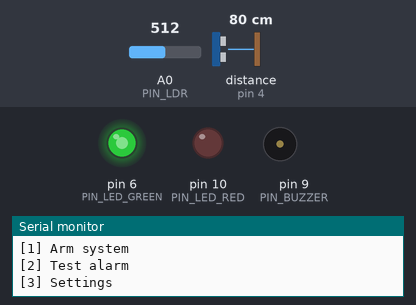
A sketch run on a simulated Arduino Uno, built with avr-gcc and run on an emulated ATmega328P. Shown: output pins drawn as LEDs (lit = HIGH), buzzer (waves = sounding), the last lines printed to the serial monitor. Wiring (inferred from the names in the program): ultrasonic range finder: trigger pin 7; echo pin 4. Dashed ring = blinking. Inputs (shaded band) come from the test bench; at power-on: A0 (PIN_LDR) = 512, distance to the obstacle (sensor on pin 4) 80 cm. The echo pulse lasts 58.3 µs per cm; pins used as bus, display or sensor lines are not drawn.

Above: at 1.2 s.
1.3 s: A0 (PIN_LDR) set to 412
3.6 s: A0 (PIN_LDR) set to 384
At 3.72 s:
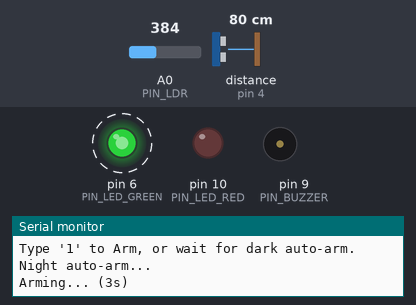
6.6 s: distance to the obstacle (sensor on pin 4) set to 71 cm
At 7.8 s:
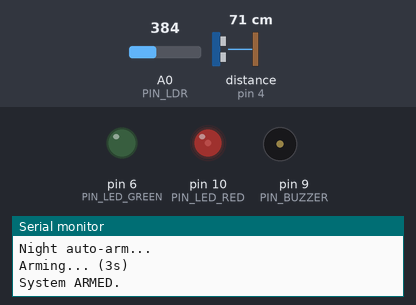
9.6 s: distance to the obstacle (sensor on pin 4) set to 61 cm
At 12.67 s:
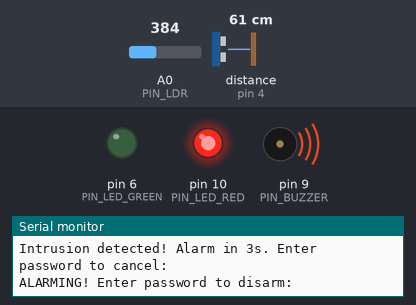
Timing chart, 0 to 19.6 s (numbered marks = the images above; inputs shaded):
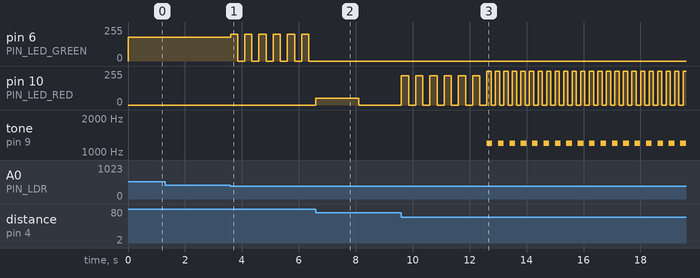

The sketch:

homework4.ino
```cpp
/* Homework #3 – Home Alarm System (Dual LED version, no EEPROM)

   This program implements a non-blocking home alarm system using an Arduino.
   It features two main operational modes, selectable via the 'RUN_TEST_MODE' constant:

   --- HARDWARE TEST MODE (RUN_TEST_MODE > 0) ---
   If 'RUN_TEST_MODE' is set to a value from 1 to 4, the main alarm logic in
   loop() is skipped. Instead, a specific, isolated hardware test is run.
   - 1: Test Red/Green LEDs (cycles Red, Green, Both)
   - 2: Test Buzzer (toggles on/off)
   - 3: Test Ultrasonic Sensor (prints distance to Serial)
   - 4: Test LDR Sensor (prints analog value to Serial)

   --- NORMAL ALARM FLOW (RUN_TEST_MODE = 0) ---
   (Flow is identical to the RGB version, but using separate LEDs)
   1. Startup & Baseline: 'DISARMED' (solid green LED).
   2. Idle (DISARMED): Waits for commands or night auto-arm (LDR).
   3. Arming: 'ARMING' (fast green blink) for 3s.
   4. Active (ARMED): 'ARMED' (slow red "heartbeat" pulse).
   5. Intrusion Pending: 'INTRUSION_PENDING' (fast red flash) for 3s.
   6. Alarming: 'ALARMING' (rapid red flash + buzzer) until disarmed.

   ── PIN MAP (UNO) ───────────────────────────────────────────────
   HC-SR04: TRIG → D7,  ECHO → D4
   RED LED: + → D10 (PWM) (via resistor) → GND
   GRN LED: + → D6 (PWM)  (via resistor) → GND
   BUZZER : + → D9,  − → GND
   LDR    : LDR leg1 → 5V, LDR leg2 → A0 and 10kΩ → GND
*/

#include <Arduino.h>

// --- Hardware Test Mode ---
// Set to 0 for normal alarm operation.
// Set to 1-4 to run a specific hardware test instead.
constexpr int RUN_TEST_MODE = 0;
// 1: Test Red/Green LEDs
// 2: Test Buzzer
// 3: Test Ultrasonic Sensor
// 4: Test LDR Sensor
// 5: easiest test on the planet

// --- Pins ---
constexpr uint8_t PIN_TRIG      = 7;
constexpr uint8_t PIN_ECHO      = 4;   //
constexpr uint8_t PIN_LED_RED   = 10;  // PWM (Timer1)
constexpr uint8_t PIN_LED_GREEN = 6;   // PWM (Timer0)
constexpr uint8_t PIN_BUZZER    = 9;   // tone output
constexpr uint8_t PIN_LDR       = A0;

// --- Runtime Settings ---
struct Settings {
  String   systemName      = "HomeAlarm";
  uint16_t ldrThreshold    = 400;    // ADC (0..1023). Below this value = dark
  float    ultrasonicDeltaCm = 15.0;   // movement tolerance from baseline
  uint16_t buzzerToneHz    = 1200;   // alarm tone
  String   password        = "12";
} cfg;

// --- State Machine & Timers ---
enum class State : uint8_t { DISARMED, ARMING, ARMED, INTRUSION_PENDING, ALARMING };
State state_ = State::DISARMED;

unsigned long nowMs = 0;
unsigned long tStateStart = 0; // When did we enter the current state?
const unsigned long ARMING_DELAY_MS = 3000;
const unsigned long ALARM_DELAY_MS  = 3000;

// Vars for ultrasonic baseline calibration
bool          baselineReady   = false;
float         baselineCm      = 0.0f;
unsigned long tBaselineStart  = 0;
const unsigned long BASELINE_WARMUP_MS = 2000; // Time to ignore readings at boot
const uint8_t       BASELINE_SAMPLES   = 25;   // Samples to average

// Vars for Serial Menu/UI
String lineBuf;
bool   inSettings       = false;
bool   awaitingPassword = false;
String pendingAction;          // What to do *after* password OK? e.g., "disarm", "setU", "change_pwd_*"

// Timers for non-blocking LED/Buzzer effects
unsigned long tBlink  = 0; bool ledBlink = false;
unsigned long tBuzzer = 0; bool buzzerOn = false;


// =================================================================
//                 --- HARDWARE TEST FUNCTIONS ---
// =================================================================

// Helper to set brightness of the two LEDs
static inline void ledWrite(uint8_t r, uint8_t g) {
  analogWrite(PIN_LED_RED, r);
  analogWrite(PIN_LED_GREEN, g);
}

static inline void ledsOff() { ledWrite(0,0); }

// TEST 1: Cycle through Red, Green, Both
void runTest_LEDs() {
  static unsigned long tLastLedChange = 0;
  static int ledTestState = 0; // 0=Red, 1=Green, 2=Both
  const unsigned long LED_TEST_INTERVAL = 1000;

  if (nowMs - tLastLedChange >= LED_TEST_INTERVAL) {
    tLastLedChange = nowMs;
    ledTestState = (ledTestState + 1) % 3;

    if (ledTestState == 0) {
      ledWrite(255, 0); Serial.println("TEST: RED");
    } else if (ledTestState == 1) {
      ledWrite(0, 255); Serial.println("TEST: GREEN");
    } else {
      ledWrite(255, 255); Serial.println("TEST: BOTH");
    }
  }
}

// TEST 2: Beep on and off
void runTest_Buzzer() {
  static unsigned long tLastBuzzerChange = 0;
  static bool isBuzzerTestOn = false;
  const unsigned long BUZZER_TEST_INTERVAL = 1500;

  // Need to define buzzer() here for the test, or move helpers up
  auto buzzer = [](bool on) {
    if (on) tone(PIN_BUZZER, cfg.buzzerToneHz);
    else    noTone(PIN_BUZZER);
  };

  if (nowMs - tLastBuzzerChange >= BUZZER_TEST_INTERVAL) {
    tLastBuzzerChange = nowMs;
    isBuzzerTestOn = !isBuzzerTestOn;
    buzzer(isBuzzerTestOn);
    Serial.println(isBuzzerTestOn ? "TEST: Buzzer ON" : "TEST: Buzzer OFF");
  }
}

void runTest_Easy(){
    digitalWrite(10, HIGH);  // red ON
  digitalWrite(6,  LOW);   // green OFF
  delay(700);

  digitalWrite(10, LOW);   // red OFF
  digitalWrite(6,  HIGH);  // green ON
  delay(700);

  digitalWrite(10, HIGH);  // both ON
  digitalWrite(6,  HIGH);
  delay(700);

  digitalWrite(10, LOW);   // both OFF
  digitalWrite(6,  LOW);
  delay(700);
}

// Read distance in cm. Returns NAN if pulseIn times out.
float readUltrasonicCm() {
  digitalWrite(PIN_TRIG, LOW);  delayMicroseconds(2);
  digitalWrite(PIN_TRIG, HIGH); delayMicroseconds(10);
  digitalWrite(PIN_TRIG, LOW);

  unsigned long us = pulseIn(PIN_ECHO, HIGH, 30000UL);
  if (us == 0) return NAN; // Timeout
  return (us * 0.0343f) / 2.0f;
}

// TEST 3: Read and print ultrasonic distance
void runTest_Ultrasonic() {
  static unsigned long tLastUltraRead = 0;
  const unsigned long ULTRA_TEST_INTERVAL = 500; // 0.5 sec

  if (nowMs - tLastUltraRead >= ULTRA_TEST_INTERVAL) {
    tLastUltraRead = nowMs;
    float dist = readUltrasonicCm();
    Serial.print("TEST: Ultrasonic (cm): ");
    if (isnan(dist)) {
      Serial.println("TIMEOUT");
    } else {
      Serial.println(dist, 2);
    }
  }
}

int readLDR() { return analogRead(PIN_LDR); }

// TEST 4: Read and print LDR value
void runTest_LDR() {
  static unsigned long tLastLdrRead = 0;
  const unsigned long LDR_TEST_INTERVAL = 500; // 0.5 sec

  if (nowMs - tLastLdrRead >= LDR_TEST_INTERVAL) {
    tLastLdrRead = nowMs;
    int ldrVal = readLDR();
    Serial.print("TEST: LDR (0-1023): ");
    Serial.println(ldrVal);
  }
}

// --- Helper Functions (for Normal Mode) ---

void buzzer(bool on) {
  if (on) tone(PIN_BUZZER, cfg.buzzerToneHz);
  else    noTone(PIN_BUZZER);
}

// Gathers baseline ultrasonic reading on startup.
void updateBaselineStartup() {
  if (baselineReady) return;
  if (tBaselineStart == 0) tBaselineStart = nowMs;

  static uint8_t n = 0;
  static float acc = 0.0f;

  // Wait for warmup period, then take samples
  if (nowMs - tBaselineStart >= BASELINE_WARMUP_MS && n < BASELINE_SAMPLES) {
    float d = readUltrasonicCm();
    if (!isnan(d)) { acc += d; n++; }

    // Got enough samples? Calculate average and flag as ready.
    if (n >= BASELINE_SAMPLES) {
      baselineCm = acc / n;
      baselineReady = true;
      Serial.print("[Init] Ultrasonic baseline (cm): ");
      Serial.println(baselineCm, 1);
      Serial.println("Type '1' to Arm, or wait for dark auto-arm.");
    }
  }
}

// Check if current reading is "different enough" from baseline
bool intrusionDetected() {
  float d = readUltrasonicCm();
  bool moved = (!isnan(d)) && (fabs(d - baselineCm) >= cfg.ultrasonicDeltaCm);
  return moved;
}

// --- State Transition Functions ---
// (These functions run *once* when changing state)

void go(State s) { state_ = s; tStateStart = nowMs; }

void enterDisarmed() {
  go(State::DISARMED);
  buzzer(false);
  ledWrite(0, 180); // solid green
  Serial.println("System DISARMED.");
}

void enterArming() {
  go(State::ARMING);
  Serial.println("Arming... (3s)");
}

void enterArmed() {
  go(State::ARMED);
  ledsOff(); // LED off, will be pulsed by 'heartbeat' in loop()
  Serial.println("System ARMED.");
}

void enterIntrusionPending() {
  go(State::INTRUSION_PENDING);
  Serial.println("Intrusion detected! Alarm in 3s. Enter password to cancel:");
  awaitingPassword = true; pendingAction = "abort_alarm";
}

void enterAlarming() {
  go(State::ALARMING);
  Serial.println("ALARMING! Enter password to disarm:");
}

// --- Password Handling ---

void promptPassword(const String& actionTag) {
  awaitingPassword = true;
  pendingAction = actionTag;
  Serial.print("Enter password: ");
}

// This runs when user hits ENTER and we were waiting for a password
void handlePasswordIfAny(const String& pwd) {
  if (!awaitingPassword) return;
  awaitingPassword = false;

  if (pwd == cfg.password) {
    // Check what we were trying to do
    if (pendingAction == "disarm") {
      Serial.println("OK. Disarming.");
      enterDisarmed();
    } else if (pendingAction == "abort_alarm") {
      Serial.println("OK. Alarm canceled.");
      enterDisarmed();
    } else if (pendingAction == "change_pwd_old_ok") {
      Serial.println("OK. Enter NEW password:");
      awaitingPassword = true; // Ask for *another* line
      pendingAction = "change_pwd_new";
    } else if (pendingAction == "change_pwd_new") {
      cfg.password = pwd;
      Serial.println("Password changed.");
    }
  } else {
    // Wrong password
    Serial.println("Password incorrect!");
    if (state_ == State::ALARMING) Serial.println("Still ALARMING!");
  }

  if (pendingAction != "change_pwd_new") {
      pendingAction = ""; // Clear action unless we're mid-change
  }
}

// --- Serial Menu UI ---

void printMainMenu() {
  Serial.println();
  Serial.println(F("=== HOME ALARM MENU ==="));
  Serial.print(F("System: ")); Serial.println(cfg.systemName);
  Serial.print(F("State : "));
  Serial.println(state_ == State::DISARMED ? "DISARMED" :
                 state_ == State::ARMING ? "ARMING" :
                 state_ == State::ARMED ? "ARMED" :
                 state_ == State::INTRUSION_PENDING ? "INTRUSION_PENDING" :
                 "ALARMING");
  if (state_ == State::DISARMED) {
    Serial.println(F("[1] Arm system"));
    Serial.println(F("[2] Test alarm"));
    Serial.println(F("[3] Settings"));
  } else {
    Serial.println(F("[D] Disarm (password)"));
  }
}

void printSettingsMenu() {
  Serial.println();
  Serial.println(F("--- Settings ---"));
  Serial.print(F("Name: ")); Serial.println(cfg.systemName);
  Serial.print(F("Ultrasonic delta (cm): ")); Serial.println(cfg.ultrasonicDeltaCm, 1);
  Serial.print(F("LDR threshold (0-1023): ")); Serial.println(cfg.ldrThreshold);
  Serial.print(F("Buzzer tone (Hz): ")); Serial.println(cfg.buzzerToneHz);
  Serial.println(F("[U] Set ultrasonic delta"));
  Serial.println(F("[L] Set LDR threshold"));
  Serial.println(F("[B] Set buzzer tone (Hz)"));
  Serial.println(F("[N] Set system name"));
  Serial.println(F("[P] Change password"));
  Serial.println(F("[X] Back"));
}

// Main serial command router
void handleLine(String s) {
  s.trim();
  if (!s.length()) return; // Ignore empty lines

  // 1. Are we waiting for a password?
  if (awaitingPassword) { handlePasswordIfAny(s); return; }

  // 2. Are we waiting for a *value* in the settings menu?
  if (inSettings && (pendingAction == "setU" || pendingAction == "setL" || pendingAction == "setB" || pendingAction == "setN")) {
    if (pendingAction == "setU") {
      cfg.ultrasonicDeltaCm = s.toFloat();
      Serial.println("Ultrasonic delta updated.");
    } else if (pendingAction == "setL") {
      cfg.ldrThreshold = constrain(s.toInt(), 0, 1023);
      Serial.println("LDR threshold updated.");
    } else if (pendingAction == "setB") {
      cfg.buzzerToneHz = max(100, s.toInt()); // Keep it audible
      Serial.println("Buzzer tone updated.");
    } else if (pendingAction == "setN") {
      cfg.systemName = s;
      Serial.println("Name updated.");
    }
    pendingAction = ""; // Clear action
    printSettingsMenu();
    return;
  }

  // 3. Are we in the Settings menu (command entry)?
  if (inSettings) {
    if (s.equalsIgnoreCase("X")) { inSettings = false; printMainMenu(); return; }
    if (s.equalsIgnoreCase("U")) { Serial.println("Enter new delta (cm):"); pendingAction = "setU"; return; }
    if (s.equalsIgnoreCase("L")) { Serial.println("Enter new LDR threshold (0-1023):"); pendingAction = "setL"; return; }
    if (s.equalsIgnoreCase("B")) { Serial.println("Enter new buzzer tone (Hz):"); pendingAction = "setB"; return; }
    if (s.equalsIgnoreCase("N")) { Serial.println("Enter new system name:"); pendingAction = "setN"; return; }
    if (s.equalsIgnoreCase("P")) { Serial.println("Enter CURRENT password:"); awaitingPassword = true; pendingAction = "change_pwd_old_ok"; return; }

    Serial.println("Unknown settings command.");
    printSettingsMenu();
    return;
  }

  // 4. Must be in the Main menu
  if (state_ == State::DISARMED) {
    if (s == "1")      { enterArming(); }
    else if (s == "2") { enterAlarming(); }
    else if (s == "3") { inSettings = true; printSettingsMenu(); }
    else               { printMainMenu(); }
  } else {
    // System is ARMED, ARMING, etc.
    if (s.equalsIgnoreCase("D")) { promptPassword("disarm"); }
    else { printMainMenu(); }
  }
}

// --- Main Setup & Loop ---

void setup() {
  Serial.begin(115200);

  // Pin modes are required for all modes (test or normal)
  pinMode(PIN_TRIG, OUTPUT);
  pinMode(PIN_ECHO, INPUT);
  pinMode(PIN_LED_RED, OUTPUT);
  pinMode(PIN_LED_GREEN, OUTPUT);
  pinMode(PIN_BUZZER, OUTPUT);
  // PIN_LDR (A0) is analog input, no pinMode needed

  // Check if we are in a test mode
  if (RUN_TEST_MODE > 0) {
    Serial.println(F("============================="));
    Serial.print(F("!!! HARDWARE TEST MODE "));
    Serial.print(RUN_TEST_MODE);
    Serial.println(F(" ON !!!"));
    Serial.println(F("============================="));
    Serial.println(F("Reset board to return to normal."));

    // Ensure outputs are off at start of test
    ledsOff();
    buzzer(false);
  } else {
    // Normal operation
    enterDisarmed();         // Start DISARMED (solid green)
    Serial.println("Booting...");
    Serial.print("System: "); Serial.println(cfg.systemName);
    printMainMenu();
  }
}

void loop() {
  nowMs = millis();

  // Route to TEST function or NORMAL operation
  switch (RUN_TEST_MODE) {
    case 1:
      runTest_LEDs();
      break;
    case 2:
      runTest_Buzzer();
      break;
    case 3:
      runTest_Ultrasonic();
      break;
    case 4:
      runTest_LDR();
      break;
    case 5:
      runTest_Easy();
      break;

    case 0: // Normal operation
    default:
    {
      // --- ALL NORMAL ALARM LOGIC IS BELOW ---

      // Keep updating baseline until it's ready
      updateBaselineStartup();

      // Process any incoming serial data (non-blocking)
      while (Serial.available()) {
        char c = (char)Serial.read();
        if (c == '\r') continue; // Ignore carriage return
        if (c == '\n') {
          String s = lineBuf;
          lineBuf = ""; // Clear buffer
          handleLine(s);
        }
        else {
          lineBuf += c;
        }
      }

      // Auto-arm if it gets dark (LDR) and system is disarmed
      if (state_ == State::DISARMED && baselineReady) {
        if (readLDR() < cfg.ldrThreshold) {
          Serial.println("Night auto-arm...");
          enterArming();
        }
      }

      // === Main State Machine ===
      // (This runs *every loop* to update effects/check sensors)
      switch (state_) {
        case State::DISARMED:
          // Solid green (set in enterDisarmed())
          break;

        case State::ARMING: {
          // Fast green blink
          if (nowMs - tBlink >= 250) { tBlink = nowMs; ledBlink = !ledBlink; }
          ledWrite(0, ledBlink ? 200 : 0);
          // Check if timer is up
          if (nowMs - tStateStart >= ARMING_DELAY_MS) enterArmed();
        } break;

        case State::ARMED: {
          // Slow red "heartbeat" pulse
          if (nowMs - tBlink >= 1500) { tBlink = nowMs; ledBlink = !ledBlink; }
          ledWrite(ledBlink ? 50 : 0, 0);
          // Check sensor
          if (intrusionDetected()) enterIntrusionPending();
        } break;

        case State::INTRUSION_PENDING: {
          // Fast red flash (giving user time to cancel)
          if (nowMs - tBlink >= 250) { tBlink = nowMs; ledBlink = !ledBlink; }
          ledWrite(ledBlink ? 220 : 0, 0);
          // Check if time is up
          if (nowMs - tStateStart >= ALARM_DELAY_MS) enterAlarming();
        } break;

        case State::ALARMING: {
          // Rapid flash and buzzer chirp
          if (nowMs - tBuzzer >= 200) { tBuzzer = nowMs; buzzerOn = !buzzerOn; buzzer(buzzerOn); }
          if (nowMs - tBlink  >= 150) { tBlink  = nowMs; ledBlink = !ledBlink; }
          ledWrite(ledBlink ? 255 : 0, 0);
        } break;
      } // end switch(state_)
    } // end case 0
    break;
  } // end switch(RUN_TEST_MODE)
}
```

Measured:
- the behaviour switches between 400 and 399 on A0 (PIN_LDR) (found by bisection; images 0 and 1)
- the behaviour switches between 66 and 65 cm on distance to the obstacle (sensor on pin 4) (found by bisection; images 2 and 3)
- after the input at 3.6 s, pin 6 (PIN_LED_GREEN): alternates 200/255 for 0.25 s and 0/255 for 0.25 s, starting at once
- after the input at 9.6 s, tone on pin 9 (PIN_BUZZER): alternates 1200 Hz for 0.20 s and silent for 0.20 s, starting after 3.0 s
